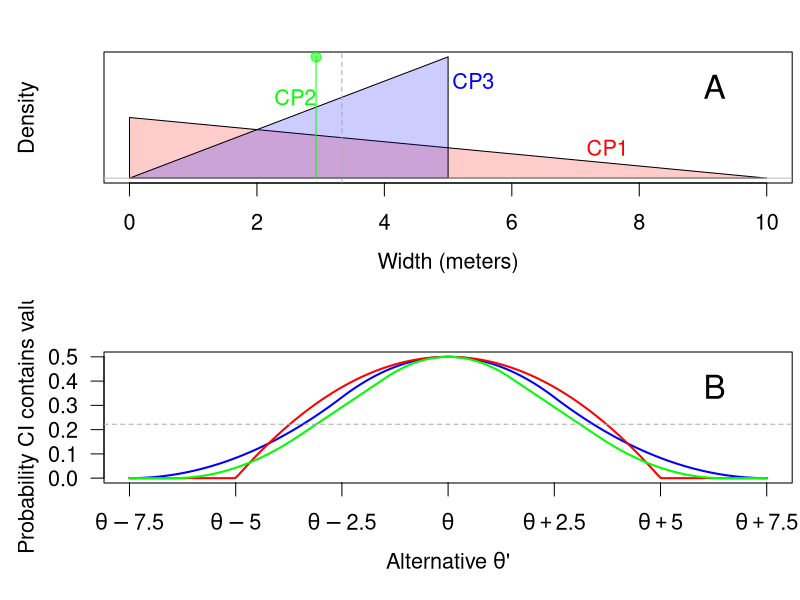

Write the R code that produced this figure.
par(mfrow=c(2,1),cex=1.3,mgp=c(2.5,1,0),mar=c(4.5,4,2,.3),las=1)

plot(0,0,ty='n',xlim=c(0,10),ylim=c(0,5),yaxt="n",ylab="Density",xlab="Width (meters)")
polygon(c(0,10,0,0),c(0,0,2.5,0),col=rgb(1,0,0,.2))
polygon(c(0,5,5,0),c(0,0,5,0),col=rgb(0,0,1,.2))
abline(h=0,col="gray")
text(7.5,1.25,"CP1",col="red")
text(5,4,"CP3",col="blue",adj=-.1)
abline(v=10/3,col="darkgray",lty=2)

segments(2 * (5 - 10/sqrt(8)),0,2 * (5 - 10/sqrt(8)),5,col=rgb(0,1,0,.5),lwd=2)
points(2 * (5 - 10/sqrt(8)),5,col=rgb(0,1,0,.5),lwd=2,pch=19)
text(2 * (5 - 10/sqrt(8)),5*2/3,"CP2",col="green",adj=1)

mtext("A",3,-2,adj=.9,cex=2)


bayesCIprob = Vectorize(function(q){
  q = abs(q)
  if(q < (1/4)){
    return(
      1/2 - 8/3*q^2
    )
  }else if(q<(3/4)){
    return(
      3/4 - 2*q + 4/3*q^2
    )
  }else{
    return(0)
  }
},"q")

freqCIprob = Vectorize(function(q){
  (2*(q + 1/2) * (1-q-1/2))*(abs(q)<1/2)
},"q")


pxbar2 <- Vectorize(function(xbar,theta,scale){
  if(xbar<(theta-scale)) return(0) 
  if(xbar>(theta+scale)) return(1)
  z = (xbar - theta)/scale
  if(xbar<theta) return((z + 1)^2/2)
  if(xbar>theta) return(1 - (1 - z)^2/2)
},"xbar")


pC2in <- Vectorize(function(thetaStar,theta,scale){
  w = scale * (1 - 1 / sqrt(2))
  pxbar2(thetaStar + w, theta, scale) - pxbar2(thetaStar - w, theta, scale)
},"thetaStar")


qq = seq(-3/4,3/4,len=200)
aa = bayesCIprob(qq)
bb = freqCIprob(qq)
cc = pC2in(qq,theta=0,scale=.5) 
plot(qq,aa,ty='l',ylab="Probability CI contains value",xlab=expression(paste("Alternative ", theta,"'")),col="blue",axes=FALSE,lwd=2)
lines(qq,bb,col="red",lwd=2)
lines(qq,cc,col="green",lwd=2)

box()
axis(2)
axis(1,at=-3/4,lab=expression(theta-7.5 ))
axis(1,at=-2/4,lab=expression(theta-5 ))
axis(1,at=-1/4,lab=expression(theta-2.5 ))
axis(1,at=0,lab=expression(theta))
axis(1,at=3/4,lab=expression(theta+7.5 ))
axis(1,at=2/4,lab=expression(theta+5 ))
axis(1,at=1/4,lab=expression(theta+2.5 ))

mtext("B",3,-2,adj=.9,cex=2)

abline(h=2/9,col="darkgray",lty=2)
